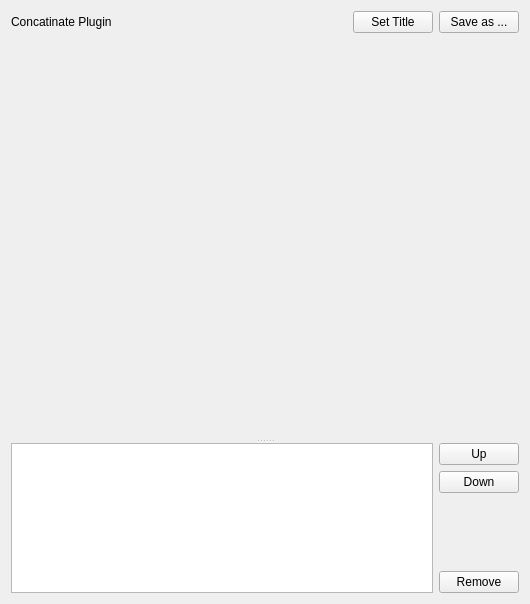
<?xml version="1.0" encoding="UTF-8"?>
<ui version="4.0">
 <class>ConcatinatePlugin</class>
 <widget class="QWidget" name="ConcatinatePlugin">
  <property name="geometry">
   <rect>
    <x>0</x>
    <y>0</y>
    <width>530</width>
    <height>604</height>
   </rect>
  </property>
  <property name="windowTitle">
   <string>Form</string>
  </property>
  <layout class="QVBoxLayout" name="verticalLayout_2">
   <item>
    <layout class="QHBoxLayout" name="horizontalLayout_2">
     <item>
      <widget class="QLabel" name="label">
       <property name="toolTip">
        <string>Concat plugin description goes here</string>
       </property>
       <property name="text">
        <string>Concatinate Plugin</string>
       </property>
      </widget>
     </item>
     <item>
      <spacer name="horizontalSpacer">
       <property name="orientation">
        <enum>Qt::Horizontal</enum>
       </property>
       <property name="sizeHint" stdset="0">
        <size>
         <width>40</width>
         <height>20</height>
        </size>
       </property>
      </spacer>
     </item>
     <item>
      <widget class="QPushButton" name="pushButton_3">
       <property name="text">
        <string>Set Title</string>
       </property>
      </widget>
     </item>
     <item>
      <widget class="QPushButton" name="pushButton_4">
       <property name="text">
        <string>Save as ...</string>
       </property>
      </widget>
     </item>
    </layout>
   </item>
   <item>
    <widget class="QSplitter" name="splitter">
     <property name="orientation">
      <enum>Qt::Vertical</enum>
     </property>
     <widget class="QRootCanvas" name="widget" native="true">
      <property name="minimumSize">
       <size>
        <width>200</width>
        <height>400</height>
       </size>
      </property>
     </widget>
     <widget class="QWidget" name="layoutWidget">
      <layout class="QHBoxLayout" name="horizontalLayout">
       <item>
        <widget class="QListWidget" name="listWidget">
         <property name="maximumSize">
          <size>
           <width>16777215</width>
           <height>16777215</height>
          </size>
         </property>
        </widget>
       </item>
       <item>
        <layout class="QVBoxLayout" name="verticalLayout">
         <item>
          <widget class="QPushButton" name="pushButton">
           <property name="text">
            <string>Up</string>
           </property>
          </widget>
         </item>
         <item>
          <widget class="QPushButton" name="pushButton_2">
           <property name="text">
            <string>Down</string>
           </property>
          </widget>
         </item>
         <item>
          <spacer name="verticalSpacer">
           <property name="orientation">
            <enum>Qt::Vertical</enum>
           </property>
           <property name="sizeHint" stdset="0">
            <size>
             <width>20</width>
             <height>40</height>
            </size>
           </property>
          </spacer>
         </item>
         <item>
          <widget class="QPushButton" name="pushButton_5">
           <property name="text">
            <string>Remove</string>
           </property>
          </widget>
         </item>
        </layout>
       </item>
      </layout>
     </widget>
    </widget>
   </item>
  </layout>
 </widget>
 <customwidgets>
  <customwidget>
   <class>QRootCanvas</class>
   <extends>QWidget</extends>
   <header>qrootcanvas.h</header>
   <container>1</container>
  </customwidget>
 </customwidgets>
 <resources/>
 <connections/>
</ui>
